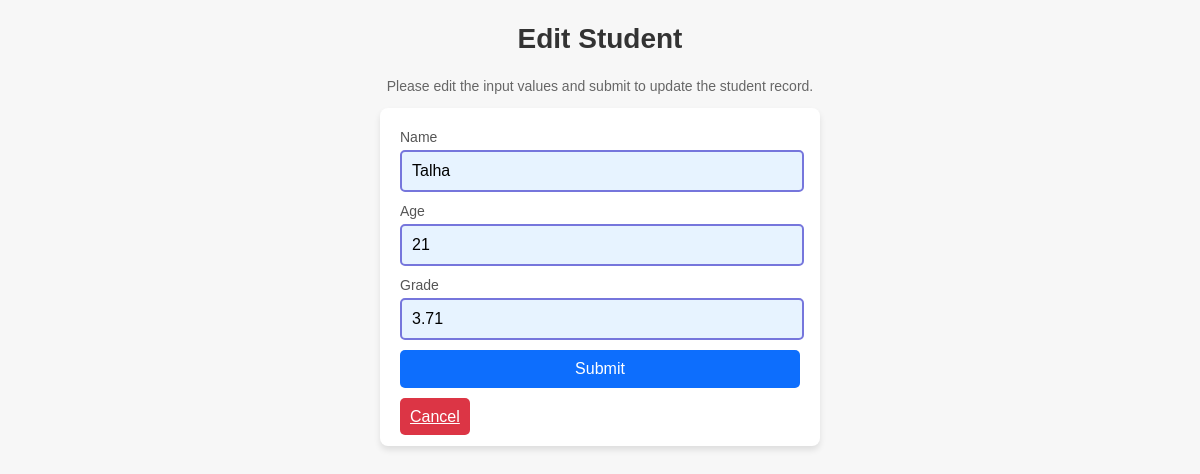
The app's page /edit_student.php?id=16 with its own data.
### tables this page shows
CREATE TABLE `students` (
  `id` int(11) NOT NULL,
  `name` varchar(100) NOT NULL,
  `age` int(11) NOT NULL,
  `grade` varchar(50) NOT NULL
);

### edit_student.php (the view, shortened to what this page needs)
<?php
include 'config.php';
$name = $age = $grade = "";
$name_err = $age_err = $grade_err = "";
$id = isset($_GET['id']) ? $_GET['id'] : 0;
if ($id) {
    $sql = "SELECT * FROM students WHERE id = ?";
    if ($stmt = mysqli_prepare($conn, $sql)) {
        mysqli_stmt_bind_param($stmt, "i", $param_id);
        if ($stmt->execute()) {
            $result = mysqli_stmt_get_result($stmt);
            if (mysqli_num_rows($result) == 1) {
                $row = $result->fetch_assoc();
                $name = $row['name'];
                $age = $row['age'];
                $grade = $row['grade'];
            } else {
                echo "Student not found.";
                exit();
            }
        } else {
            echo "Something went wrong. Please try again later.";
            exit();
        }
    }
}
?>
<!DOCTYPE html>
<html lang="en">
<head>
    <link rel="stylesheet" href="./CSS/styles_add.css">
</head>
<body>
    <h2>Edit Student</h2>
    <p>Please edit the input values and submit to update the student record.</p>
    <form action="<?php echo htmlspecialchars($_SERVER["PHP_SELF"]) . "?id=" . $id; ?>" method="post">
        <div class="form-group <?php echo (!empty($name_err)) ? 'has-error' : ''; ?>">
            <label>Name</label>
            <input type="text" name="name" class="form-control" value="<?php echo $name; ?>" required>
        </div>
        <div class="form-group <?php echo (!empty($age_err)) ? 'has-error' : ''; ?>">
            <label>Age</label>
            <input type="text" name="age" class="form-control" value="<?php echo $age; ?>" required>
        </div>
        <div class="form-group <?php echo (!empty($grade_err)) ? 'has-error' : ''; ?>">
            <label>Grade</label>
            <input type="text" name="grade" class="form-control" value="<?php echo $grade; ?>" required>
        </div>
        <div class="form-group">
            <input type="submit" class="btn" value="Submit">
            <a href="index.php" class="btn delete">Cancel</a>
        </div>
    </form>
</body>
</html>

### CSS/styles_add.css (style rules this page uses)
body { font-family: "Arial", sans-serif; background-color: #f7f7f7; color: #333; }
form { max-width: 400px; margin: 0 auto; padding: 20px; background-color: white; border-radius: 8px; box-shadow: 0 4px 6px rgba(0, 0, 0, 0.1); }
h2 { font-size: 28px; color: #333; text-align: center; }
p { font-size: 14px; color: #666; text-align: center; }
label { font-size: 14px; margin-bottom: 5px; display: inline-block; color: #555; }
input[type="text"] { width: 95%; padding: 10px; font-size: 16px; border-radius: 5px; border: 2px solid #ccc; outline: none; margin-bottom: 10px; }
input[type="text"]:valid { border: 2px solid #7676dc; background-color: #e7f3ff; }
input[type="submit"], .btn { width: 100%; padding: 10px; background-color: #0d6efd; color: white; font-size: 16px; border: none; border-radius: 5px; cursor: pointer; margin-bottom: 20px; }
a.btn.delete { margin-top: 10px; text-align: center; background-color: #dc3545; }

### records on screen
students: name "Talha", age "21", grade "3.71"
